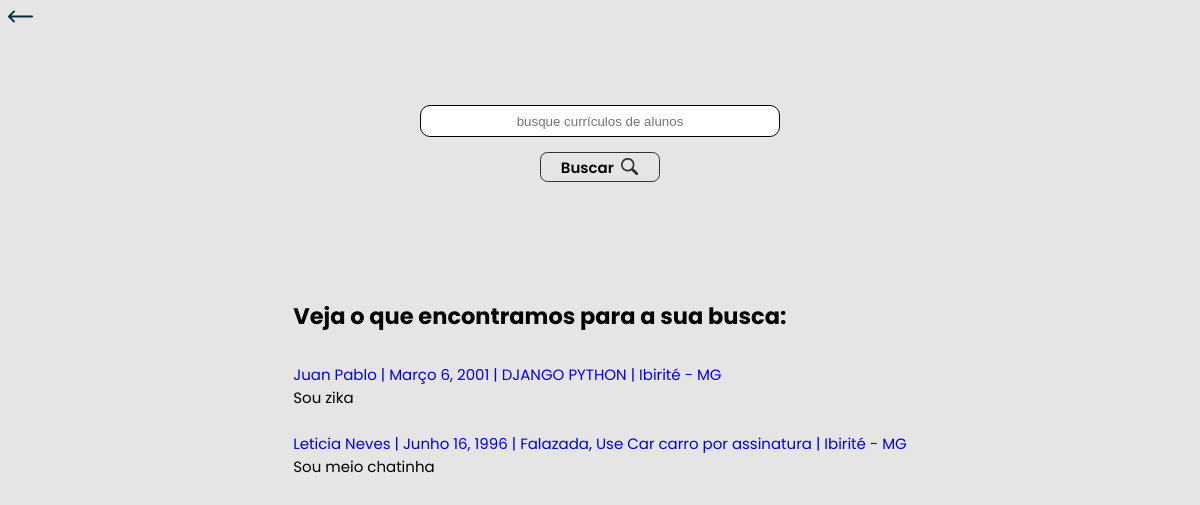
Before: /search with the older database file.
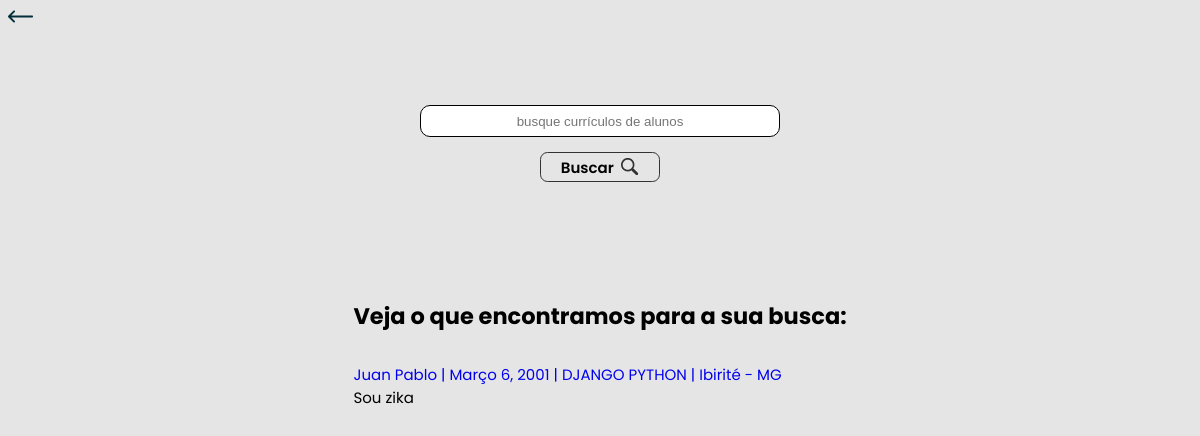
After: the same page with the newer database file.
### core/models.py (models this page shows, shortened)
class Resume(models.Model):
    class civilState(models.TextChoices):
        SINGLE = 'Solteiro(a)', _('Solteiro(a)')
        MARRIED = 'Casado', _('Casado(a)')
        DIVORCED = 'Divorciado(a)', _('Divorciado(a)')
        WIDOW = 'Viúvo(a)', _('Viúvo(a)')
    class genderChoices(models.TextChoices):
        MALE = 'Masculino', _('Masculino')
        FEMALE = 'Feminino', _('Feminino')
        OTHER = 'Outro', _('Outro')
    class deficiency(models.TextChoices):
        YES = 'Sim', _('Sim')
        NO = 'Não', _('Não')
    class scholarshipLevel(models.TextChoices):
        FUNDAMENTAL_INCOMPLETE = 'Ensino Fundamental Incompleto', _(
            'Ensino Fundamental Completo')
        FUNDAMENTAL_COMPLETE = 'Ensino Fundamental Completo', _(
            'Ensino Fundamental Incompleto')
        HIGHSCHOOL_INCOMPLETE = 'Ensino Médio Incompleto', _(
            'Ensino Médio Incompleto')
        HIGHSCHOOL_COMPLETE = 'Ensino Médio Completo', _(
            'Ensino Médio Completo')
        COLLEGE_INCOMPLETE = 'Ensino Superior Incompleto', _(
            'Ensino Superior Incompleto')
        COLLEGE_COMPLETE = 'Ensino Superior Completo', _(
            'Ensino Superior Completo')
    class formation(models.TextChoices):
        BACHELOR = 'Bacharelado', _('Bacharelado')
        GRADUATION = 'Licenciatura', _('Licenciatura')
        TECHNOLOGIST = 'Tecnólogo', _('Tecnólogo')
        SPECIALIZATION = 'Especialização', _('Especialização')
        MBA = 'MBA', _('MBA')
        MASTERS_DEGREE = 'Mestrado', _('Mestrado')
        DOCTORATE_DEGREE = 'Doutorado', _('Doutorado')
        POST_DOCTORAL = 'Pós-Doutorado', _('Pós-Doutorado')
    resume_id = models.AutoField("ID do Currículo", primary_key=True)
    profile_image = models.ImageField(
        "Imagem de Perfil", upload_to='pictures/%d/%m/%Y/', blank="true",)
    name = models.CharField("Nome Completo", max_length=200)
    birthday = models.DateField("Data de Nascimento")
    civil_state = models.CharField("Estado Civil",
                                   max_length=13, choices=civilState.choices, default=civilState.SINGLE)
    nationality = models.CharField("Nacionalidade", max_length=50)
    gender = models.CharField(
        "Gênero", choices=genderChoices.choices, max_length=9)
    postal_code = BRPostalCodeField("CEP", max_length=9)
    street = models.CharField("Logradouro", max_length=100)
    district = models.CharField("Bairro", max_length=100)
    city = models.CharField("Cidade", max_length=100)
    state = BRStateField("Estado", max_length=50)
    email = models.EmailField("E-mail")
    telephone = models.CharField("Telefone", max_length=(14))
    linkedin = models.URLField("Linkedin", blank=True)
    facebook = models.URLField("Facebook", blank=True)
    instagram = models.URLField("Instagram", blank=True)
    other_social_media = models.URLField("Outra mídia social", blank=True)
    description = models.TextField("Descrição", max_length=500)
    deficient_person = models.CharField("Pessoa com deficiência?",
                                        choices=deficiency.choices, max_length=3)
    if_deficient = models.CharField(
        "Se sim, descreva a deficiência", max_length=100, blank=True)
    scholarship_level = models.CharField("Nível de escolaridade",
                                         choices=scholarshipLevel.choices, max_length=50, blank=True)
    formation_kind = models.CharField("Tipo de formação",
                                      choices=formation.choices, max_length=50, blank=True)
    education_institution = models.CharField(
        "Instituição de Ensino", max_length=100, blank=True)
    course = models.CharField("Curso", max_length=50, blank=True)
    start_date = models.DateField("Data de Início", blank=True)
    finish_date = models.DateField("Data de finalização", blank=True)
    professional_objectives = models.TextField(
        "Objetivos profissionais", max_length=500)
    skills = models.TextField("Habilidades", max_length=500)
    company = models.CharField("Empresa", max_length=50, blank=True)
    role = models.CharField("Cargo", max_length=30, blank=True)
    professional_area = models.CharField(
        "Área profissional", max_length=30, blank=True)
    salary = models.DecimalField("Salário",
                                 decimal_places=2, max_digits=99999999, blank=True)
    start_company_date = models.DateField("Data de início", blank=True)
    finish_company_date = models.DateField(
        "Data do Fim (se houver)", blank=True)
    function_role = models.TextField(
        "Descreva as funções", max_length=500, blank=True)
    certifications = models.TextField(
        "Certificações", max_length=500, blank=True)
    languages = models.TextField("Linguagens", max_length=500, blank=True)
    published_time = models.DateTimeField(
        "Publicado em: ", default=datetime.now, blank=True)

### core/views.py (the view, shortened to what this page needs)
# urls.py: path('search', search, name='search')
def search(request):
    list_resume = Resume.objects.order_by('-published_time').all()
    data = {
        'resumes': list_resume
    }
    return render(request, 'search.html', data)

### templates/search.html (shortened to what this page needs)
{% extends 'base.html' %} {% load static %} {% block content %}
{% block specific_css %}
<link
  rel="stylesheet"
  type="text/css"
  href="{% static 'css/landing-page.css' %}"
/>
{% endblock specific_css %}
    <header>
        <div class="header-btns">
            <button class="btn-back">
                <a href="{% url 'landing-page' %}">
                    {%include 'partials/back-button.html' %}
                </a>
            </button>
        </div>
    </header>
    <main>
        <section class="container">
           {% include 'partials/busca.html'%}
            <p class="examples">
                <br>
            <div>
            <dl class="resume-list">
            {% if resumes %}
             <h2 class="resume-headline">Veja o que encontramos para a sua busca: </h2>
            {% for resume in resumes %}
                <dt class="resume-info"> <a href="{% url 'resume' resume.resume_id %}"> {{ resume.name }} | {{ resume.birthday }} | {{ resume.skills }} | {{resume.city}} - {{ resume.state }} </a> </dt>
                <dd class="resume-description"> {{ resume.description}} </dd> <br>
            {% endfor %}
            {% else %}
             <h2 class="resume-headline"> Não encontramos correspondências para a sua pesquisa :/ </h2>
            {% endif %}
            </dl>
            </div>
        </section>
    </main>
{% endblock %}

Changed rows visible on the page:
removed Resume: name "Leticia Neves", birthday "Junho 16, 1996", skills "Falazada, Use Car carro por assinatura", city "Ibirité", state "MG", description "Sou meio chatinha"
